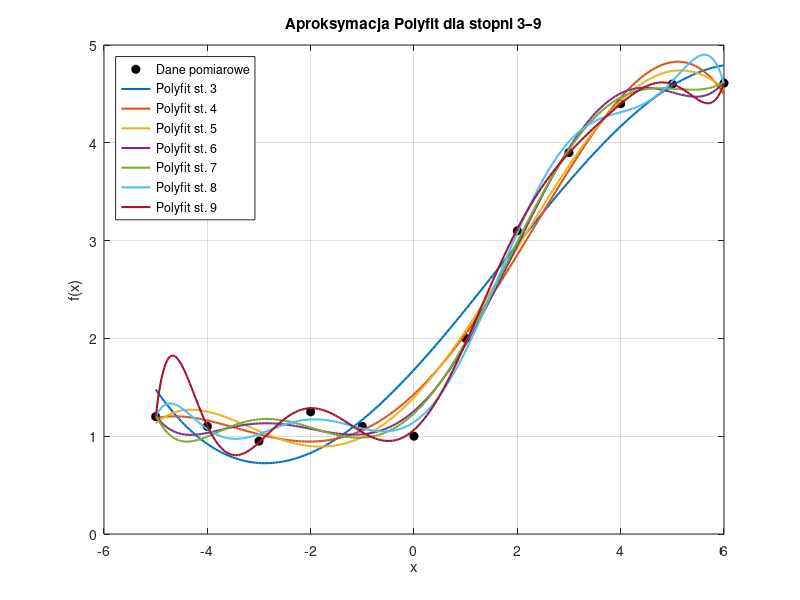
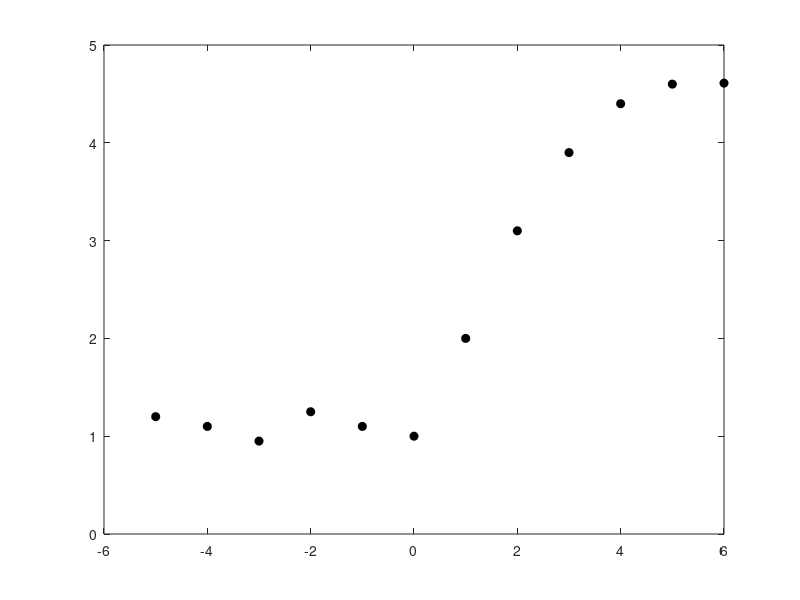

Recreate these plots in MATLAB, in order. (Note: this script raises an error after producing the figures.)
clear;
close all;
clc;

% Dane

x_data = [-5 -4 -3 -2 -1 0 1 2 3 4 5 6];
y_data = [1.2 1.1 0.95 1.25 1.1 1.0 2 3.1 3.9 4.4 4.6 4.61];

a = -2;
b = 2;
liczbaProbek = 200;
x_fit = linspace(min(x_data), max(x_data), liczbaProbek);

degrees = 3:9;
results_polyfit = zeros(size(degrees));
results_mnk = zeros(size(degrees));

g_interp = @(x) interp1(x_data, y_data, x, 'linear', 'extrap');
f_interp = @(x) exp(-0.1 * x) .* (g_interp(x)).^2;
I_trapez = integral(f_interp, a, b);
disp(['Wartość całki (interpolacja liniowa): ', num2str(I_trapez)]);

% polyfit

figure;
plot(x_data, y_data, 'ko', 'MarkerFaceColor', 'k', 'DisplayName', 'Dane pomiarowe');
hold on;

colors = lines(length(degrees));

for i = 1:length(degrees)
    n = degrees(i);
    
    p = polyfit(x_data, y_data, n);
    
    g_polyfit = @(t) polyval(p, t);
    f = @(t) exp(-0.1*t) .* (g_polyfit(t)).^2;
    results_polyfit(i) = integral(f, a, b);
    
    y_fit = polyval(p, x_fit);
    plot(x_fit, y_fit, 'Color', colors(i,:), 'LineWidth', 1.5, ...
        'DisplayName', sprintf('Polyfit st. %d', n));
end

title('Aproksymacja Polyfit dla stopni 3–9');
xlabel('x');
ylabel('f(x)');
grid on;
legend('Location', 'northwest');
hold off;



% Metoda najmniejszych kwadratów
figure;
plot(x_data, y_data, 'ko', 'MarkerFaceColor', 'k', 'DisplayName', 'Dane pomiarowe');
hold on;

for i = 1:length(degrees)
    n = degrees(i);
    
    [wsp, ~] = aproksymacja_wielomianowa(x_data, y_data, n);
    
    g_mnk = @(t) polyval(wsp, t);
    f = @(t) exp(-0.1*t) .* (g_mnk(t)).^2;
    results_mnk(i) = integral(f, a, b);
    
    y_fit2 = polyval(wsp, x_fit);
    plot(x_fit, y_fit2, '-', 'Color', colors(i,:), 'LineWidth', 1.5, ...
        'DisplayName', sprintf('MNK st. %d', n));
end

title('Aproksymacja MNK (własna metoda) dla stopni 3–9');
xlabel('x');
ylabel('f(x)');
grid on;
legend('Location', 'northwest');
hold off;

T = table(degrees', results_polyfit', results_mnk', ...
    'VariableNames', {'Stopień', 'Polyfit', 'MNK'});
disp(' ');
disp('===== Wartości całek dla obu metod =====');
disp(T);


function [wspolczynniki, wartosci_aproksymowane] = aproksymacja_wielomianowa(x, y, stopien)
    % Budowa macierzy Vandermonde'a (od najwyższego stopnia)
    y = y(:);
    A = zeros(length(x), stopien + 1);
    for i = 0:stopien
        A(:, stopien + 1 - i) = x.^i;
    end
    % Rozwiązanie równań normalnych
    wspolczynniki = (A' * A) \ (A' * y);
    wartosci_aproksymowane = A * wspolczynniki;
end
